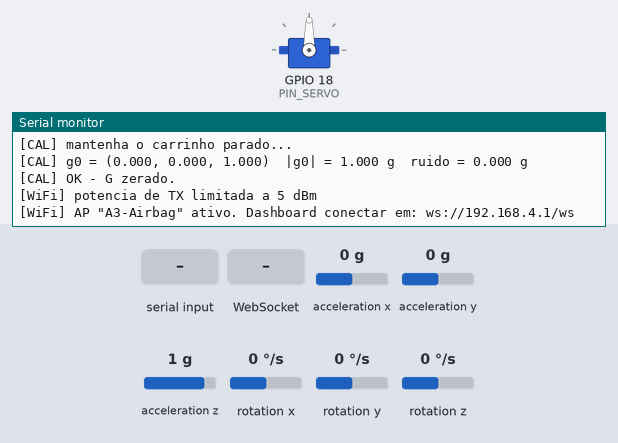
A sketch run on a simulated ESP32. Shown: servo, the last lines printed to the serial monitor. Wiring (inferred from the names in the program): MPU-6050 motion sensor at I2C address 0x68. Inputs (shaded band) come from the test bench; at power-on: acceleration x 0 g, acceleration y 0 g, acceleration z 1 g, rotation x 0 °/s, rotation y 0 °/s, rotation z 0 °/s. WiFi joins after 1.5 s; servers stay silent unless stated; EEPROM starts erased.

Above: at 3.3 s.
3.4 s: "rearm\n" received over Serial
At 4.6 s:
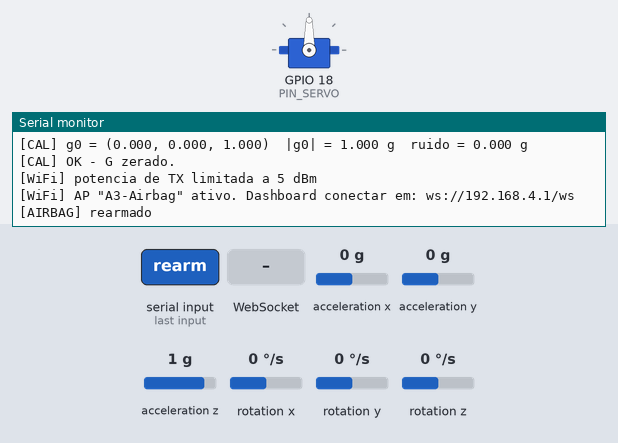
4.9 s: WebSocket text "rearm" received
At 6.1 s:
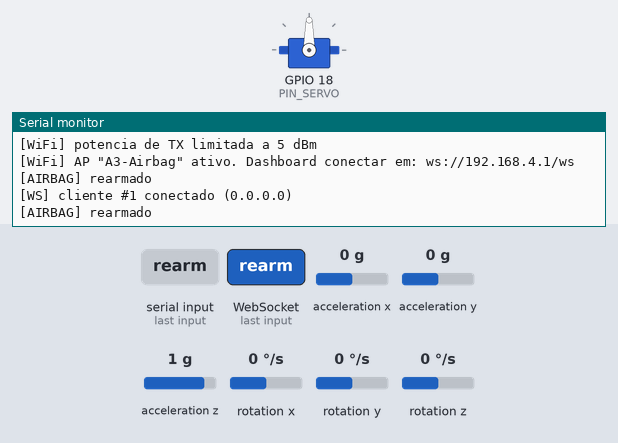
6.4 s: "threshold=\n" received over Serial
At 6.9 s:
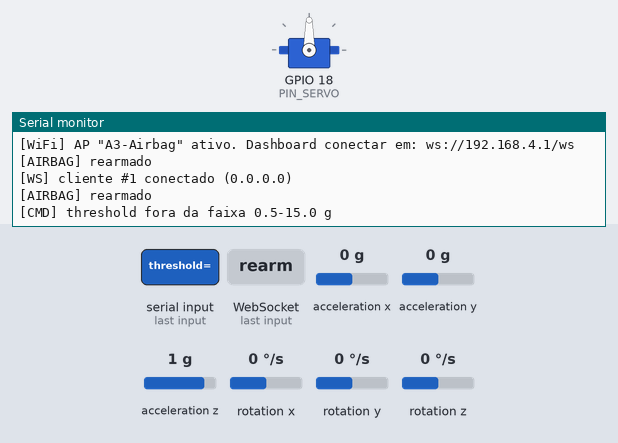
7.9 s: "axis=\n" received over Serial
At 9.3 s:
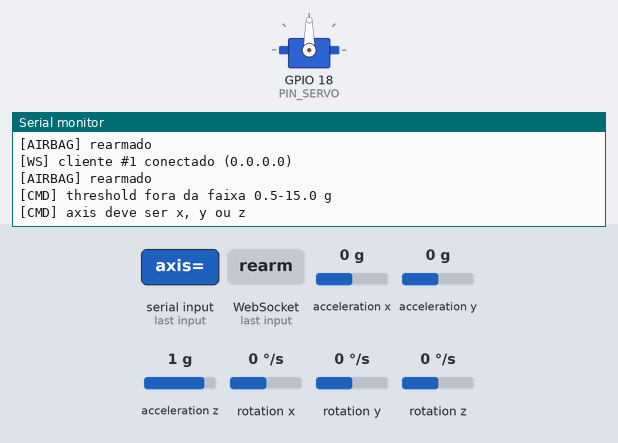

Measured:
- after the input at 3.4 s, the serial monitor: prints a new line at once (image 1)
- after the input at 4.9 s, the serial monitor: prints a new line at once (image 2)
- after the input at 6.4 s, the serial monitor: prints a new line at once (image 3)
- after the input at 7.9 s, the serial monitor: prints a new line at once (image 4)

The sketch:

wifi-scan.ino
```cpp
#include <Preferences.h>

#include "config.h"
#include "MovingAverage.h"
#include "Mpu6050.h"
#include "CollisionDetector.h"
#include "Airbag.h"
#include "Net.h"

Mpu6050 imu;
CollisionDetector detector;
Airbag airbag;
Preferences prefs;  // guarda threshold e orientação na flash

MovingAverage<cfg::FILTER_WINDOW> filtX, filtY, filtZ;

ImuSample lastRaw = {};
Vec3 accelFilt = {0, 0, 1};
uint32_t nextSampleUs = 0;
uint32_t lastTelemetryMs = 0;
uint32_t lastBatchMs = 0;
uint32_t lastSampleMs = 0;
uint32_t lastImuRetryMs = 0;
uint16_t imuFails = 0;

// ---------------------------------------------------------------
TelemetrySnapshot makeSnapshot() {
  TelemetrySnapshot s;
  s.tMs = millis();
  s.accelG = accelFilt;
  s.gyroDps = lastRaw.gyroDps;
  s.forwardG = detector.forwardG();
  s.gForce = detector.gForce();
  s.peakG = detector.peakG();
  s.thresholdG = detector.threshold();
  s.tempC = lastRaw.tempC;
  s.axis = detector.axis();
  s.invert = detector.invert();
  s.deployed = detector.state() == AirbagState::DEPLOYED;
  s.collisionMs = detector.collisionMs();
  return s;
}

// TARA: mede o vetor gravidade com o carrinho parado (~1 s, bloqueia o loop).
// Se o carrinho estava mexendo, rejeita e mantém a calibração anterior.
bool calibrate() {
  Serial.println("[CAL] mantenha o carrinho parado...");
  Vec3 sum = {0, 0, 0}, sumSq = {0, 0, 0};
  uint16_t ok = 0;
  ImuSample s;
  for (uint16_t i = 0; i < cfg::CALIBRATION_SAMPLES; i++) {
    if (imu.read(s)) {
      sum.x += s.accelG.x;  sumSq.x += s.accelG.x * s.accelG.x;
      sum.y += s.accelG.y;  sumSq.y += s.accelG.y * s.accelG.y;
      sum.z += s.accelG.z;  sumSq.z += s.accelG.z * s.accelG.z;
      ok++;
    }
    delayMicroseconds(cfg::SAMPLE_PERIOD_US);
  }
  if (ok < cfg::CALIBRATION_SAMPLES / 2) {
    Serial.println("[CAL] ERRO: leituras validas insuficientes (calibracao anterior mantida)");
    Net::publishCalibration(false, 0, 0);
    return false;
  }

  Vec3 g0 = {sum.x / ok, sum.y / ok, sum.z / ok};
  float vx = sumSq.x / ok - g0.x * g0.x;
  float vy = sumSq.y / ok - g0.y * g0.y;
  float vz = sumSq.z / ok - g0.z * g0.z;
  float stdG = sqrtf(max(0.0f, max(vx, max(vy, vz))));
  float mag = norm(g0);
  Serial.printf("[CAL] g0 = (%.3f, %.3f, %.3f)  |g0| = %.3f g  ruido = %.3f g\n", g0.x, g0.y, g0.z, mag, stdG);

  bool good = !(mag < 0.9f || mag > 1.1f || (cfg::CAL_REQUIRE_STILL && stdG > cfg::CAL_MAX_STD_G));
  Net::publishCalibration(good, mag, stdG);
  if (!good) {
    Serial.println("[CAL] REJEITADA: carrinho mexeu ou |g0| longe de 1 g. Calibracao anterior mantida.");
    return false;
  }

  detector.setGravityRef(g0);
  filtX.reset();
  filtY.reset();
  filtZ.reset();
  Net::clearSamples();
  Serial.println("[CAL] OK - G zerado.");
  return true;
}

void rearm() {
  detector.rearm(millis());
  airbag.retract();
  Serial.println("[AIRBAG] rearmado");
}

void setThreshold(float g) {
  g = constrain(g, cfg::MIN_THRESHOLD_G, cfg::MAX_THRESHOLD_G);
  detector.setThreshold(g);
  prefs.putFloat("thr", g);
  Serial.printf("[CFG] novo threshold = %.2f g (salvo)\n", g);
}

void setOrientation(uint8_t axis, bool invert) {
  detector.setForward(axis, invert);
  prefs.putUChar("axis", axis);
  prefs.putBool("inv", invert);
  Serial.printf("[CFG] eixo de movimento = %c%s (salvo)\n", "XYZ"[axis > 2 ? 0 : axis],
                invert ? " invertido" : "");
}

void execute(const Command &c) {
  switch (c.type) {
    case CmdType::REARM:     rearm(); break;
    case CmdType::CALIBRATE: calibrate(); break;
    case CmdType::THRESHOLD: setThreshold(c.value); break;
    case CmdType::AXIS:      setOrientation((uint8_t)c.value, detector.invert()); break;
    case CmdType::INVERT:    setOrientation(detector.axis(), c.value != 0); break;
  }
}

// ---------------------------------------------------------------
void sampleAndDetect() {
  if (!imu.read(lastRaw)) {
    if (imuFails < 0xFFFF) imuFails++;
    if (imuFails >= cfg::IMU_MAX_FAILS && millis() - lastImuRetryMs > 500) {
      lastImuRetryMs = millis();
      Serial.println("[IMU] sem resposta - tentando reiniciar o sensor...");
      imu.begin(cfg::PIN_SDA, cfg::PIN_SCL);
    }
    return;
  }
  imuFails = 0;

  accelFilt.x = filtX.update(lastRaw.accelG.x);
  accelFilt.y = filtY.update(lastRaw.accelG.y);
  accelFilt.z = filtZ.update(lastRaw.accelG.z);

  uint32_t nowMs = millis();
  bool hit = detector.update(accelFilt, nowMs);
  if (hit) airbag.deploy();

  lastSampleMs = nowMs;
  Net::pushSample(detector.forwardG());

  if (hit) {
    TelemetrySnapshot s = makeSnapshot();
    Net::publishCollision(s);
    Serial.printf("[AIRBAG] COLISAO! decel=%.2f g (limite %.2f) em t=%lu ms\n", -s.forwardG,
                  s.thresholdG, (unsigned long)s.collisionMs);
  }
}

void handleCommands() {
  // Comandos do dashboard (WebSocket/HTTP)
  Command c;
  while (Net::popCommand(c)) execute(c);

  // Comandos pelo Monitor Serial: rearm | calibrate | threshold=3.5 | axis=x | invert=1
  while (Serial.available()) {
    String line = Serial.readStringUntil('\n');
    line.trim();
    if (!line.length()) continue;
    String err;
    if (Net::parseCommand(line, c, err)) execute(c);
    else Serial.println("[CMD] " + err);
  }

  // Botão BOOT: toque curto = rearmar | segurar 1,5 s = tara (feita 0,8 s após soltar)
  static uint32_t pressedAt = 0, tareAt = 0;
  static bool longDone = false;
  if (digitalRead(cfg::PIN_REARM_BUTTON) == LOW) {
    if (pressedAt == 0) { pressedAt = millis(); longDone = false; }
    else if (!longDone && millis() - pressedAt > 1500) { longDone = true; Serial.println("[CAL] solte o botao..."); }
  } else if (pressedAt) {
    if (longDone) tareAt = millis() + 800;
    else if (millis() - pressedAt > 50) rearm();
    pressedAt = 0;
  }
  if (tareAt && millis() >= tareAt) { tareAt = 0; calibrate(); }
}

void sendTelemetry() {
  uint32_t now = millis();

  if (now - lastBatchMs >= cfg::BATCH_PERIOD_MS) {
    lastBatchMs = now;
    Net::flushSamples(lastSampleMs, cfg::SAMPLE_PERIOD_US);
  }

  if (now - lastTelemetryMs >= cfg::TELEMETRY_PERIOD_MS) {
    lastTelemetryMs = now;
    TelemetrySnapshot s = makeSnapshot();
    Net::publishTelemetry(s);

    if (cfg::SERIAL_PLOT)
      Serial.printf("forward:%.3f threshold:%.2f peak:%.3f\n", s.forwardG, -s.thresholdG, s.peakG);
  }
}

// ---------------------------------------------------------------
void setup() {
  Serial.begin(115200);
  Serial.setTimeout(20);
  delay(200);
  Serial.println("\n=== A3 | Airbag ESP32 ===");

  pinMode(cfg::PIN_REARM_BUTTON, INPUT_PULLUP);

  airbag.begin(cfg::PIN_SERVO, cfg::SERVO_REST_DEG, cfg::SERVO_DEPLOY_DEG,
               cfg::SERVO_MIN_US, cfg::SERVO_MAX_US);

  while (!imu.begin(cfg::PIN_SDA, cfg::PIN_SCL)) {
    Serial.println("[IMU] ERRO: MPU-6050 nao responde. Confira SDA/SCL/VCC/GND.");
    delay(1000);
  }
  uint8_t id = imu.whoAmI();
  Serial.printf("[IMU] WHO_AM_I = 0x%02X %s\n", id,
                id == 0x68 ? "(OK)" : "(clone/variante — deve funcionar, confira as leituras)");

  prefs.begin("airbag", false);
  float thr = prefs.getFloat("thr", cfg::DEFAULT_THRESHOLD_G);
  thr = constrain(thr, cfg::MIN_THRESHOLD_G, cfg::MAX_THRESHOLD_G);
  detector.begin(thr, cfg::CONFIRM_SAMPLES, cfg::ARM_DELAY_MS);
  detector.setForward(prefs.getUChar("axis", cfg::FORWARD_AXIS),
                      prefs.getBool("inv", cfg::FORWARD_INVERT));
  Serial.printf("[CFG] threshold = %.2f g | eixo = %c%s\n", thr, "XYZ"[detector.axis()],
                detector.invert() ? " invertido" : "");

  // Tara no boot, ANTES de ligar o Wi-Fi. Tenta por até CAL_BOOT_WAIT_MS.
  bool calOk = false;
  uint32_t calStart = millis();
  while (!calOk && millis() - calStart < cfg::CAL_BOOT_WAIT_MS) {
    calOk = calibrate();
    if (!calOk) delay(300);
  }
  if (!calOk)
    Serial.println("[CAL] AVISO: usando gravidade padrao (0,0,1) - o G NAO estara zerado. Envie 'calibrate' com o carrinho parado.");
  detector.rearm(millis());

  if (cfg::NET_ENABLED) {
    Net::begin();
  } else {
    Serial.println("[NET] DESATIVADA (modo diagnostico): so Serial.");
  }

  nextSampleUs = micros();
}

void loop() {
  uint32_t nowUs = micros();
  if ((int32_t)(nowUs - nextSampleUs) >= 0) {
    nextSampleUs += cfg::SAMPLE_PERIOD_US;
    if ((int32_t)(nowUs - nextSampleUs) > (int32_t)(10 * cfg::SAMPLE_PERIOD_US))
      nextSampleUs = nowUs + cfg::SAMPLE_PERIOD_US;
    sampleAndDetect();
  }

  handleCommands();
  sendTelemetry();
  Net::loop();
}
```

Airbag.cpp
```cpp
#include "Airbag.h"

void Airbag::begin(int pin, int restDeg, int deployDeg, int minUs, int maxUs) {
  restDeg_ = restDeg;
  deployDeg_ = deployDeg;

  ESP32PWM::allocateTimer(0);
  servo_.setPeriodHertz(50);
  servo_.attach(pin, minUs, maxUs);
  retract();
}

void Airbag::deploy() {
  servo_.write(deployDeg_);
  deployed_ = true;
}

void Airbag::retract() {
  servo_.write(restDeg_);
  deployed_ = false;
}
```

Airbag.h
```cpp
#pragma once
#include <Arduino.h>
#include <ESP32Servo.h>

class Airbag {
 public:
  void begin(int pin, int restDeg, int deployDeg, int minUs, int maxUs);
  void deploy();    // abre o airbag (chamado no mesmo ciclo da detecção)
  void retract();   // volta à posição de repouso
  bool deployed() const { return deployed_; }

 private:
  Servo servo_;
  int restDeg_ = 0;
  int deployDeg_ = 180;
  bool deployed_ = false;
};
```

CollisionDetector.cpp
```cpp
#include "CollisionDetector.h"

void CollisionDetector::begin(float thresholdG, uint8_t confirmSamples, uint32_t armDelayMs) {
  thresholdG_ = thresholdG;
  confirmSamples_ = confirmSamples > 0 ? confirmSamples : 1;
  armDelayMs_ = armDelayMs;
  rearm(millis());
}

bool CollisionDetector::update(const Vec3 &a, uint32_t nowMs) {
  // 1) tira a gravidade; sobra só a aceleração "de verdade" do movimento
  Vec3 dyn = {a.x - g0_.x, a.y - g0_.y, a.z - g0_.z};
  gForce_ = norm(dyn);

  // 2) projeta no eixo de movimento (+ = acelerando, - = freando)
  float comp = axis_ == 0 ? dyn.x : (axis_ == 1 ? dyn.y : dyn.z);
  forwardG_ = invert_ ? -comp : comp;
  float decel = -forwardG_;

  // 3) carência após rearmar: ignora tudo (pico incluso)
  if (state_ == AirbagState::ARMED && (uint32_t)(nowMs - armedAtMs_) < armDelayMs_) {
    overCount_ = 0;
    return false;
  }

  if (decel > peakG_) peakG_ = decel;

  if (state_ != AirbagState::ARMED) return false;

  // 4) só desaceleração forte e SEGUIDA conta (ruído isolado é descartado)
  if (decel >= thresholdG_) {
    if (++overCount_ >= confirmSamples_) {
      state_ = AirbagState::DEPLOYED;
      collisionMs_ = nowMs;
      return true;
    }
  } else {
    overCount_ = 0;
  }
  return false;
}

void CollisionDetector::rearm(uint32_t nowMs) {
  state_ = AirbagState::ARMED;
  overCount_ = 0;
  peakG_ = 0;
  collisionMs_ = 0;
  armedAtMs_ = nowMs;
}
```

CollisionDetector.h
```cpp
#pragma once
#include <Arduino.h>
#include "Mpu6050.h"

enum class AirbagState : uint8_t { ARMED, DEPLOYED };

// Detecta DESACELERAÇÃO BRUSCA no eixo de movimento do carrinho.
//  - arrancada / aceleração (valor positivo no eixo) nunca dispara;
//  - a gravidade é descontada com a referência g0 medida na calibração.
class CollisionDetector {
 public:
  void begin(float thresholdG, uint8_t confirmSamples, uint32_t armDelayMs);

  void setGravityRef(const Vec3 &g0) { g0_ = g0; }
  void setThreshold(float g) { thresholdG_ = g; }
  void setForward(uint8_t axis, bool invert) {
    axis_ = axis > 2 ? 0 : axis;
    invert_ = invert;
  }
  float threshold() const { return thresholdG_; }
  uint8_t axis() const { return axis_; }
  bool invert() const { return invert_; }

  // Processa uma amostra filtrada. Retorna true apenas no instante da colisão
  // (borda de subida), para acionar o airbag uma única vez.
  bool update(const Vec3 &accelFiltered, uint32_t nowMs);

  // Volta ao estado ARMED, zera o pico e inicia a carência (ARM_DELAY_MS).
  void rearm(uint32_t nowMs);

  AirbagState state() const { return state_; }
  float forwardG() const { return forwardG_; }      // G dinâmico no eixo de movimento (+ acelera, - freia)
  float gForce() const { return gForce_; }          // módulo do G dinâmico (todos os eixos), só informativo
  float peakG() const { return peakG_; }            // maior DESACELERAÇÃO desde o último rearme
  uint32_t collisionMs() const { return collisionMs_; }

 private:
  Vec3 g0_ = {0, 0, 1};
  float thresholdG_ = 3.0f;
  uint8_t confirmSamples_ = 2;
  uint8_t overCount_ = 0;
  uint8_t axis_ = 0;
  bool invert_ = false;
  uint32_t armDelayMs_ = 0;
  uint32_t armedAtMs_ = 0;
  float forwardG_ = 0;
  float gForce_ = 0;
  float peakG_ = 0;
  uint32_t collisionMs_ = 0;
  AirbagState state_ = AirbagState::ARMED;
};
```

MovingAverage.h
```cpp
#pragma once
#include <stddef.h>

template <size_t N>
class MovingAverage {
  static_assert(N > 0, "A janela da media movel deve ser > 0");

 public:
  float update(float x) {
    sum_ += x - buf_[idx_];
    buf_[idx_] = x;
    idx_ = (idx_ + 1) % N;
    if (count_ < N) count_++;

    // A cada volta completa recalcula a soma do zero, para o erro de
    // arredondamento do float não se acumular ao longo de horas.
    if (idx_ == 0) {
      sum_ = 0;
      for (size_t i = 0; i < N; i++) sum_ += buf_[i];
    }
    return sum_ / count_;
  }

  float value() const { return count_ ? sum_ / count_ : 0.0f; }

  void reset() {
    for (size_t i = 0; i < N; i++) buf_[i] = 0;
    sum_ = 0;
    idx_ = 0;
    count_ = 0;
  }

 private:
  float buf_[N] = {};
  float sum_ = 0;
  size_t idx_ = 0;
  size_t count_ = 0;
};
```

Mpu6050.cpp
```cpp
#include "Mpu6050.h"

namespace {
// Registradores (datasheet "MPU-6000/6050 Register Map", rev. 4.2)
constexpr uint8_t REG_SMPLRT_DIV   = 0x19;
constexpr uint8_t REG_CONFIG       = 0x1A;
constexpr uint8_t REG_GYRO_CONFIG  = 0x1B;
constexpr uint8_t REG_ACCEL_CONFIG = 0x1C;
constexpr uint8_t REG_ACCEL_XOUT_H = 0x3B;
constexpr uint8_t REG_PWR_MGMT_1   = 0x6B;
constexpr uint8_t REG_WHO_AM_I     = 0x75;

// Sensibilidades conforme as escalas escolhidas em begin()
constexpr float ACCEL_LSB_PER_G  = 2048.0f;  // AFS_SEL=3 -> ±16 g
constexpr float GYRO_LSB_PER_DPS = 65.5f;    // FS_SEL=1  -> ±500 °/s
}

Mpu6050::Mpu6050(TwoWire &wire, uint8_t addr) : wire_(wire), addr_(addr) {}

bool Mpu6050::begin(int sda, int scl, uint32_t i2cHz) {
  wire_.begin(sda, scl, i2cHz);
  wire_.setTimeOut(10);
  delay(50);

  if (!writeReg(REG_PWR_MGMT_1, 0x80)) return false;  // reset do chip
  delay(100);

  return writeReg(REG_PWR_MGMT_1, 0x01)        // acorda; clock = PLL do giroscópio X (mais estável)
      && writeReg(REG_SMPLRT_DIV, 1)           // 1 kHz / (1+1) = 500 Hz
      && writeReg(REG_CONFIG, 0x01)            // DLPF ~184 Hz (atraso ~2 ms): não achata o pico da batida
      && writeReg(REG_GYRO_CONFIG, 0x08)       // ±500 °/s
      && writeReg(REG_ACCEL_CONFIG, 0x18);     // ±16 g (batidas de carrinho passam de 8 g)
}

uint8_t Mpu6050::whoAmI() {
  uint8_t id = 0;
  readRegs(REG_WHO_AM_I, &id, 1);
  return id;
}

bool Mpu6050::read(ImuSample &out) {
  uint8_t b[14];
  if (!readRegs(REG_ACCEL_XOUT_H, b, sizeof b)) return false;

  // Dados em big-endian, inteiros de 16 bits com sinal
  auto i16 = [&b](int i) { return (int16_t)((b[i] << 8) | b[i + 1]); };

  out.accelG.x = i16(0) / ACCEL_LSB_PER_G;
  out.accelG.y = i16(2) / ACCEL_LSB_PER_G;
  out.accelG.z = i16(4) / ACCEL_LSB_PER_G;
  out.tempC    = i16(6) / 340.0f + 36.53f;
  out.gyroDps.x = i16(8) / GYRO_LSB_PER_DPS;
  out.gyroDps.y = i16(10) / GYRO_LSB_PER_DPS;
  out.gyroDps.z = i16(12) / GYRO_LSB_PER_DPS;
  return true;
}

bool Mpu6050::writeReg(uint8_t reg, uint8_t val) {
  wire_.beginTransmission(addr_);
  wire_.write(reg);
  wire_.write(val);
  return wire_.endTransmission() == 0;
}

bool Mpu6050::readRegs(uint8_t reg, uint8_t *buf, size_t len) {
  wire_.beginTransmission(addr_);
  wire_.write(reg);
  if (wire_.endTransmission(false) != 0) return false;  // repeated start

  if (wire_.requestFrom((uint16_t)addr_, (size_t)len, true) != len) return false;
  for (size_t i = 0; i < len; i++) buf[i] = wire_.read();
  return true;
}
```

Mpu6050.h
```cpp
#pragma once
#include <Arduino.h>
#include <Wire.h>

struct Vec3 {
  float x, y, z;
};

inline float norm(const Vec3 &v) { return sqrtf(v.x * v.x + v.y * v.y + v.z * v.z); }

struct ImuSample {
  Vec3 accelG;    // aceleração em g (1 g = 9,81 m/s²)
  Vec3 gyroDps;   // velocidade angular em °/s
  float tempC;    // temperatura interna do chip
};

class Mpu6050 {
 public:
  explicit Mpu6050(TwoWire &wire = Wire, uint8_t addr = 0x68);

  // Inicializa o I2C e configura: ±8 g, ±500 °/s, filtro interno ~94 Hz.
  bool begin(int sda, int scl, uint32_t i2cHz = 400000);

  // Lê os 14 bytes de uma vez (accel + temp + gyro) — leitura "atômica".
  bool read(ImuSample &out);

  uint8_t whoAmI();

 private:
  bool writeReg(uint8_t reg, uint8_t val);
  bool readRegs(uint8_t reg, uint8_t *buf, size_t len);

  TwoWire &wire_;
  uint8_t addr_;
};
```

Net.h
```cpp
#pragma once
#include <Arduino.h>
#include "Mpu6050.h"

struct TelemetrySnapshot {
  uint32_t tMs;
  Vec3 accelG;
  Vec3 gyroDps;
  float forwardG;        // G dinâmico no eixo de movimento (+ acelera, - freia)
  float gForce;
  float peakG;
  float thresholdG;
  float tempC;
  uint8_t axis;          // 0=X 1=Y 2=Z
  bool invert;
  bool deployed;
  uint32_t collisionMs;
};

// Comandos vindos de WebSocket, HTTP ou Serial (mesmo parser para todos)
enum class CmdType : uint8_t { REARM, CALIBRATE, THRESHOLD, AXIS, INVERT };
struct Command {
  CmdType type;
  float value;
};

namespace Net {

bool begin();
void loop();

void publishTelemetry(const TelemetrySnapshot &s);
void publishCollision(const TelemetrySnapshot &s);
void publishCalibration(bool ok, float mag, float stdG);

void pushSample(float forwardG);
void flushSamples(uint32_t tLastMs, uint32_t periodUs);
void clearSamples();

// "rearm" | "calibrate" | "threshold=3.5" | "axis=x|y|z" | "invert=0|1"
bool parseCommand(String text, Command &out, String &err);
bool popCommand(Command &out);

}
```

Source omitted: Net.cpp (9457 bytes), config.h (2937 bytes)
